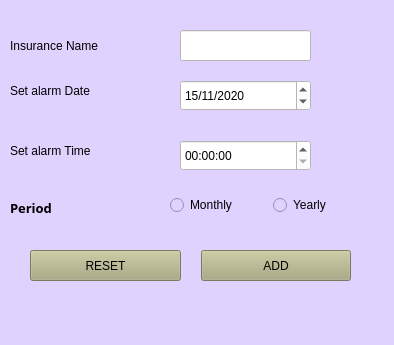
<?xml version="1.0" encoding="UTF-8"?>
<ui version="4.0">
 <class>Add_item</class>
 <widget class="QWidget" name="Add_item">
  <property name="windowModality">
   <enum>Qt::NonModal</enum>
  </property>
  <property name="geometry">
   <rect>
    <x>0</x>
    <y>0</y>
    <width>394</width>
    <height>345</height>
   </rect>
  </property>
  <property name="windowTitle">
   <string>Form</string>
  </property>
  <property name="styleSheet">
   <string notr="true">background-color: rgb(0, 255, 0);
background-color: rgb(224, 210, 255);</string>
  </property>
  <widget class="QTimeEdit" name="timeEdit">
   <property name="geometry">
    <rect>
     <x>180</x>
     <y>140</y>
     <width>131</width>
     <height>31</height>
    </rect>
   </property>
   <property name="styleSheet">
    <string notr="true">background-color: rgb(255, 255, 255);</string>
   </property>
  </widget>
  <widget class="QDateEdit" name="dateEdit">
   <property name="geometry">
    <rect>
     <x>180</x>
     <y>80</y>
     <width>131</width>
     <height>31</height>
    </rect>
   </property>
   <property name="styleSheet">
    <string notr="true">background-color: rgb(255, 255, 255);</string>
   </property>
   <property name="displayFormat">
    <string>d/M/yyyy</string>
   </property>
   <property name="date">
    <date>
     <year>2020</year>
     <month>11</month>
     <day>15</day>
    </date>
   </property>
  </widget>
  <widget class="QLabel" name="label_2">
   <property name="geometry">
    <rect>
     <x>10</x>
     <y>80</y>
     <width>141</width>
     <height>21</height>
    </rect>
   </property>
   <property name="styleSheet">
    <string notr="true">font: 87 10pt &quot;Arial Black&quot;;</string>
   </property>
   <property name="text">
    <string>Set alarm Date</string>
   </property>
  </widget>
  <widget class="QLabel" name="label_3">
   <property name="geometry">
    <rect>
     <x>10</x>
     <y>140</y>
     <width>141</width>
     <height>21</height>
    </rect>
   </property>
   <property name="styleSheet">
    <string notr="true">font: 87 10pt &quot;Arial Black&quot;;</string>
   </property>
   <property name="text">
    <string>Set alarm Time</string>
   </property>
  </widget>
  <widget class="QWidget" name="horizontalLayoutWidget">
   <property name="geometry">
    <rect>
     <x>20</x>
     <y>240</y>
     <width>341</width>
     <height>51</height>
    </rect>
   </property>
   <layout class="QHBoxLayout" name="horizontalLayout">
    <property name="spacing">
     <number>20</number>
    </property>
    <property name="sizeConstraint">
     <enum>QLayout::SetNoConstraint</enum>
    </property>
    <property name="leftMargin">
     <number>10</number>
    </property>
    <property name="topMargin">
     <number>10</number>
    </property>
    <property name="rightMargin">
     <number>10</number>
    </property>
    <property name="bottomMargin">
     <number>10</number>
    </property>
    <item>
     <widget class="QPushButton" name="pushButton_2">
      <property name="sizePolicy">
       <sizepolicy hsizetype="Minimum" vsizetype="Ignored">
        <horstretch>0</horstretch>
        <verstretch>0</verstretch>
       </sizepolicy>
      </property>
      <property name="styleSheet">
       <string notr="true">background-color: rgb(170, 170, 127);
color: rgb(0, 0, 0);
font: 75 11pt &quot;Arial&quot;;</string>
      </property>
      <property name="text">
       <string>RESET</string>
      </property>
     </widget>
    </item>
    <item>
     <widget class="QPushButton" name="pushButton">
      <property name="sizePolicy">
       <sizepolicy hsizetype="Minimum" vsizetype="Ignored">
        <horstretch>0</horstretch>
        <verstretch>0</verstretch>
       </sizepolicy>
      </property>
      <property name="styleSheet">
       <string notr="true">background-color: rgb(170, 170, 127);
color: rgb(0, 0, 0);
font: 75 11pt &quot;Arial&quot;;</string>
      </property>
      <property name="text">
       <string>ADD</string>
      </property>
     </widget>
    </item>
   </layout>
  </widget>
  <widget class="QLabel" name="label_4">
   <property name="geometry">
    <rect>
     <x>10</x>
     <y>30</y>
     <width>231</width>
     <height>31</height>
    </rect>
   </property>
   <property name="styleSheet">
    <string notr="true">color: rgb(0, 0, 0);
font: 87 10pt &quot;Arial Black&quot;;</string>
   </property>
   <property name="text">
    <string>Insurance Name</string>
   </property>
  </widget>
  <widget class="QLineEdit" name="lineEdit_2">
   <property name="geometry">
    <rect>
     <x>180</x>
     <y>30</y>
     <width>131</width>
     <height>31</height>
    </rect>
   </property>
   <property name="styleSheet">
    <string notr="true">background-color: rgb(255, 255, 255);</string>
   </property>
  </widget>
  <widget class="QWidget" name="horizontalLayoutWidget_2">
   <property name="geometry">
    <rect>
     <x>170</x>
     <y>180</y>
     <width>199</width>
     <height>51</height>
    </rect>
   </property>
   <layout class="QHBoxLayout" name="horizontalLayout_2">
    <item>
     <widget class="QRadioButton" name="radioButton_2">
      <property name="text">
       <string>Monthly</string>
      </property>
     </widget>
    </item>
    <item>
     <widget class="QRadioButton" name="radioButton">
      <property name="text">
       <string>Yearly</string>
      </property>
     </widget>
    </item>
   </layout>
  </widget>
  <widget class="QLabel" name="label">
   <property name="geometry">
    <rect>
     <x>10</x>
     <y>200</y>
     <width>121</width>
     <height>16</height>
    </rect>
   </property>
   <property name="font">
    <font>
     <family>Arial Black</family>
     <pointsize>10</pointsize>
     <weight>75</weight>
     <bold>true</bold>
    </font>
   </property>
   <property name="text">
    <string>Period</string>
   </property>
  </widget>
 </widget>
 <tabstops>
  <tabstop>lineEdit_2</tabstop>
  <tabstop>dateEdit</tabstop>
  <tabstop>timeEdit</tabstop>
  <tabstop>pushButton_2</tabstop>
  <tabstop>pushButton</tabstop>
 </tabstops>
 <resources/>
 <connections>
  <connection>
   <sender>pushButton_2</sender>
   <signal>clicked()</signal>
   <receiver>dateEdit</receiver>
   <slot>clear()</slot>
   <hints>
    <hint type="sourcelabel">
     <x>180</x>
     <y>261</y>
    </hint>
    <hint type="destinationlabel">
     <x>232</x>
     <y>160</y>
    </hint>
   </hints>
  </connection>
  <connection>
   <sender>pushButton_2</sender>
   <signal>clicked()</signal>
   <receiver>timeEdit</receiver>
   <slot>clear()</slot>
   <hints>
    <hint type="sourcelabel">
     <x>138</x>
     <y>267</y>
    </hint>
    <hint type="destinationlabel">
     <x>199</x>
     <y>210</y>
    </hint>
   </hints>
  </connection>
  <connection>
   <sender>pushButton_2</sender>
   <signal>clicked()</signal>
   <receiver>lineEdit_2</receiver>
   <slot>clear()</slot>
   <hints>
    <hint type="sourcelabel">
     <x>109</x>
     <y>259</y>
    </hint>
    <hint type="destinationlabel">
     <x>310</x>
     <y>41</y>
    </hint>
   </hints>
  </connection>
 </connections>
</ui>
